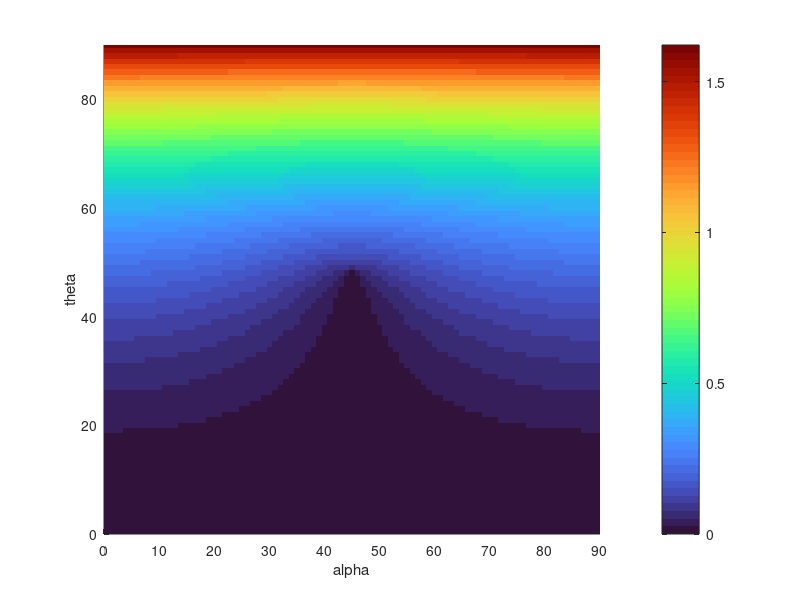

MATLAB code for this plot:
clear all;
close(gcf);
close(gcf);
close(gcf);
close(gcf);
%résultats donnés dans la base xy 
%valvuls en fonction du déphasage du miroir M2
n1=1;
n2=1.5;

theta =[0:1:90].*pi/180;
kappa=[];
delta = 11.8*pi/180;
%kappa=[acosh(1/cos(delta/2))-0.5:0.01:acosh(1/cos(delta/2))+0.5];

for k=1:length(theta),
theta2=asin((n1/n2).*sin(theta(k)));

t1s=(2*n1.*cos(theta(k)))/(n1.*cos(theta(k))+n2.*cos(theta2));
t2s=(2*n2.*cos(theta2))/(n1.*cos(theta(k))+n2.*cos(theta2));
t1p=(2*n1.*cos(theta(k)))/(n2.*cos(theta(k))+n1.*cos(theta2));
t2p=(2*n2.*cos(theta2))/(n2.*cos(theta(k))+n1.*cos(theta2));

rs=t1s.*t2s.*t1s.*t2s;
rp=t1p.*t2p.*t1p.*t2p;

kappa(k)=(-1/2).*log(rs/rp);


r21=-exp(kappa(k));
r22=exp(-kappa(k));
%matrice du miroir M2
M2=exp(-kappa(k))*[r21,0;0,r22]; %de la base xy à x'y'

alpha=[0:1:90]*pi/180;%valeur de l'angle alpha permettant l'obtention d'un PE

for l=1:length(alpha)

r11=-exp(1i*(delta/2));
r12=exp(-1i*(delta/2));
M1=[r11,0;0,r12]; %de la base x'y' à xy

T=[cos(alpha(l)),sin(alpha(l));-sin(alpha(l)),cos(alpha(l))]; 

J_RT=T*M1*T*M2; %matrice d'un aller-retour

[V,D] = eig(J_RT); %calcul des valeurs propres et vecteurs propres de J_RT
D1(k,l)=D(1,1);D2(k,l)=D(2,2); %valeurs propres des deux modes 

V1=V(:,1);V2=V(:,2);%les deux vecteurs propres
V1_cp=T*M2*T*V(:,1); %état propre du mode 1 se propageant en sens contraire
V1_cp=V1_cp/norm(V1_cp); %normalisation de V1_cp
V2_cp=T*M1*T*V(:,2);%état propre du mode 2 se propageant en sens contraire
V2_cp=V2_cp/norm(V2_cp);%normalisation de V2_cp
V1_cp(1)=-V1_cp(1);%réécriture de V1_cp dans la même base que V1 
V2_cp(1)=-V2_cp(1);%réécriture de V2_cp dans la même base que V2 

Ortho1(l)=abs(V1_cp'*V1); %calcul de l'orthogonalité des ondes contra-propagatives du mode 1
Ortho2(l)=abs(V2_cp'*V2); %calcul de l'orthogonalité des ondes contra-propagatives du mode 2



%paramètres de l'ellipse de polarisation des deux modes 
phi_V1(l)=angle(V1(2)/V1(1));
phi_V2(l)=angle(V2(2)/V2(1));
epsilon_V1(l)=atan(abs(V1(2))/abs(V1(1)));
epsilon_V2(l)=atan(abs(V2(2))/abs(V2(1)));

phi_V1_cp(l)=angle(V1_cp(2)/V1_cp(1));
phi_V2_cp(l)=angle(V2_cp(2)/V2_cp(1));
epsilon_V1_cp(l)=atan(abs(V1_cp(2))/abs(V1_cp(1)));
epsilon_V2_cp(l)=atan(abs(V2_cp(2))/abs(V2_cp(1)));


end; %fin de la boucle sur alpha
end;

dif=log(abs(D1))-log(abs(D2));
figure(1); %valeurs propres et vecteurs propres
%hold on;surf(theta, alpha,abs(D1));grid on;
hold on;imagesc(alpha*180/pi,theta*180/pi,dif);colormap turbo; colorbar;
xticks(0:10:90)
xlim([0;90])
ylim([0;90])
xlabel('alpha')
ylabel('theta')